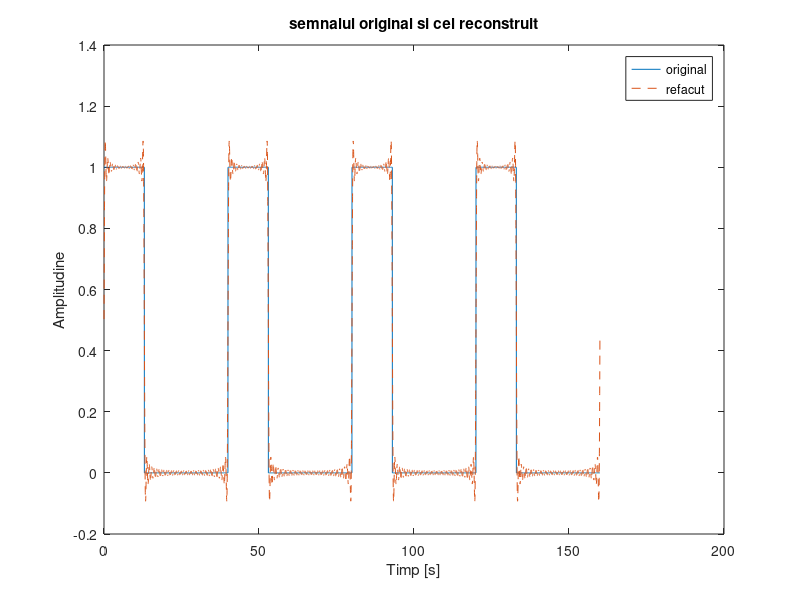
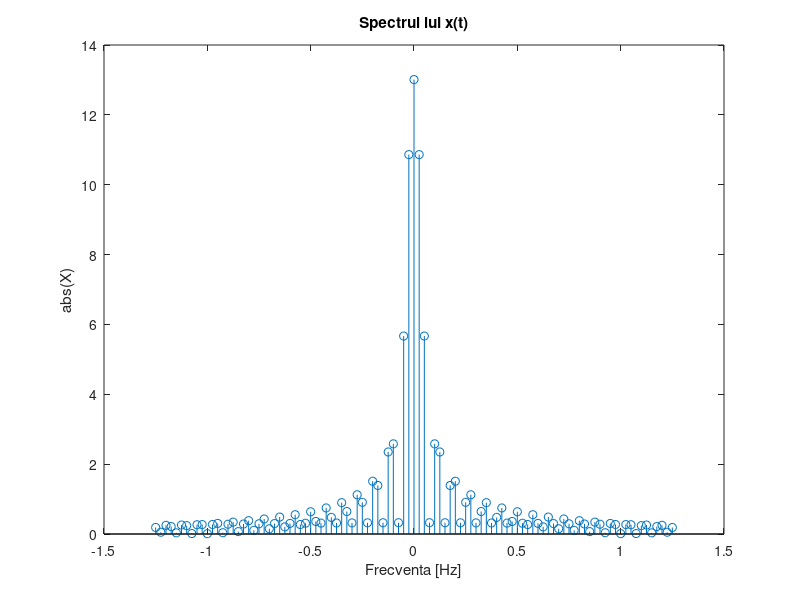

MATLAB code to generate these figures, in order:
clc;
clear all;

N = 50; % numarul de coeficienti
D = 13; % durata
P = 40; % perioada
F=1/P; % frecventa 
w0=2*pi/P; % pulsatia
t=0:0.02:P-0.02; % timpul pe care calculam integrala (o perioada); 
                 % rezolutia temporala trebuie sa fie de 2 ori mai mica decat perioada semnalului conform teoremei esantionarii;
                 
% semnalul dreptungiular
x = zeros(1,size(t,2)); 
x(t<=D) =1; % de la 0 la D x are valoarea 1 si in rest are valoarea 0
t_4 = 0:0.02:4*P-0.02; % vectorul de timp 
x_4 = repmat(x,1,4); % vectorul x care reprezinta semnalul pe 4 perioade 

   
% integrala numerica prin functia trapz
for k = -N:N
    x_temp = x;
    x_temp = x_temp.*exp(-j*k*w0*t); % vectorul inmultit cu termenul corespunzator
    X(k+51) = trapz(t,x_temp); % trapz calculeaza integrala prin metoda trapezului 
end

x_refacut(1:length(t)) = 0; % initializarea semnalului reconstruit cu 0

%reconstructia lui x(t)
for index = 1:length(t);
    for k = -N:N
        x_refacut(index) = x_refacut(index) + (1/P)*X(k+N+1)*exp(j*k*w0*t(index));
    end
end

figure(1);
plot(t_4,x_4); % afisarea lui x(t)
title('semnalul original si cel reconstruit');
hold on
x_refacut = repmat(x_refacut,1,4); % generarea lui x reconstruit pentru 4 perioade
plot(t_4,x_refacut,'--'); % afisarea lui x reconstruit pentru 4 perioade
xlabel('Timp [s]');
ylabel('Amplitudine');
legend('original','refacut')

f = -N*F:F:N*F; % generarea vectorului de frecvente
figure(2);
stem(f,abs(X)); % afisarea lui X
title('Spectrul lui x(t)');
xlabel('Frecventa [Hz]');
ylabel('abs(X)');

%
% Prin Seriile Fourier putem arata ca orice semnal periodic poate fi aproximat
% printr-o suma infinita de sin si cos.
% Coeficienti lui sin si cos reprezinta spectrul de amplitudini al
% semnalului.
% Semnalul refoacut se observa ca se aproprie ca forma de semnalul original
% dar are o anume eroare. Cu cat marim
% numarul de coeficienti cu atat aceasta  eroare va fi  mai mica. 